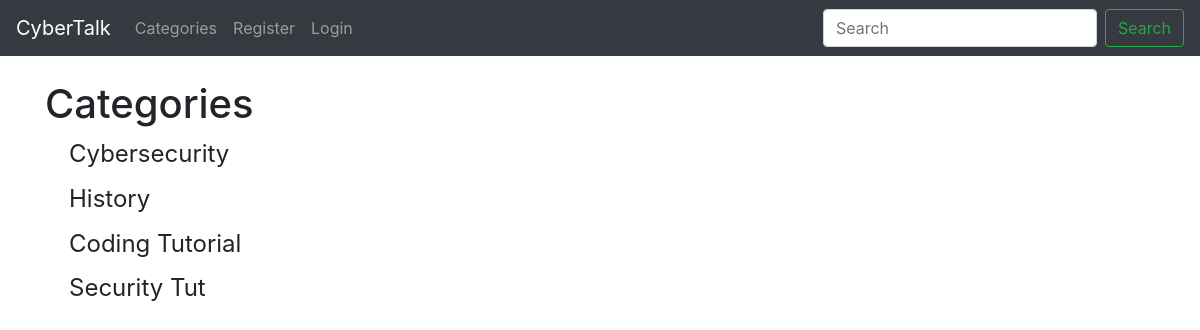
The page /category-list/ on the database its author committed.
### theblog/models.py (models this page shows, shortened)
class Category(models.Model):
    name=models.CharField(max_length=255)
    def __str__(self) -> str:
        return self.name

### theblog/views.py (the view)
# urls.py: path('category-list/', CategoryListView,name='category_list'),
def CategoryListView(request):
        cat_menu_list=Category.objects.all()
        return render(request, 'category_list.html', {'cat_menu_list':cat_menu_list})

### theblog/templates/category_list.html (shortened to what this page needs)
{% extends 'base.html' %}
{% block content %}
<h1>Categories</h1>
{%for item in cat_menu_list%}
<h4><a class="dropdown-item" href="{% url 'category' item|slugify %}">{{item}}</a></h4>
{%endfor%}
{% endblock %}

### rows shown on the page
Category: name "Cybersecurity"
Category: name "History"
Category: name "Coding Tutorial"
Category: name "Security Tut"
